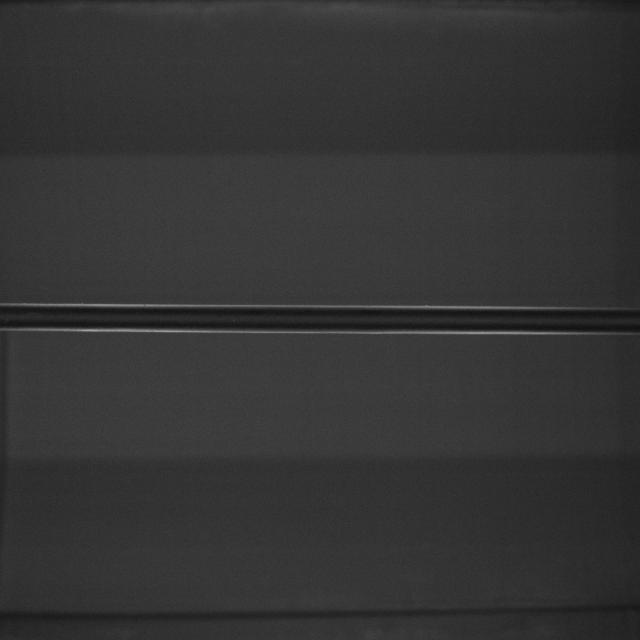
#> input picture aaaa.jpg, 640 x 640 px; its folder holds only this picture in this run
$ python merge.py
#> lines starting #> are read from the running program, lines starting #| are printed output that depends on the picture
import cv2
import numpy as np
import os
import matplotlib.pyplot as plt

files = os.listdir()

jpg_files = []
files = os.listdir()
for file in files:
    if file.endswith(".jpg") or file.endswith(".JPG"):
        jpg_files.append( file)


images = []
for file in jpg_files:
    img = cv2.imread(file, cv2.IMREAD_GRAYSCALE)
#> img is the input picture: shape (640, 640); min 17, max 162, mean 52.4
    height, width = img.shape
#> height = 640; width = 640

    # Calculate crop dimensions
    crop_height = 213
    crop_start = 214
    crop_end = 427

    # Crop the image
    cropped_img = img[crop_start:crop_end, :]
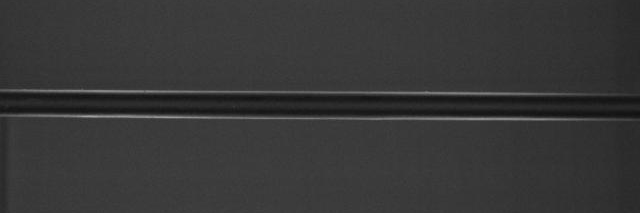
#> cropped_img: shape (213, 640); min 17, max 162, mean 55.2

    cropped_img.shape

    images.append(cropped_img)

padding = [0] *640
images.append(padding)

# Stack the images vertically
stacked_image = np.vstack(images)
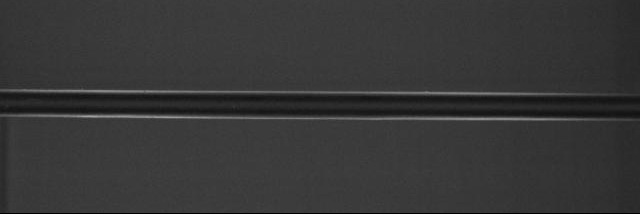
#> stacked_image: shape (214, 640) int64; min 0, max 162, mean 54.9

stacked_image.shape

plt.imshow(stacked_image, cmap='gray')

stacked_image.shape

# Save the stacked image
cv2.imwrite("stacked_image.jpg", stacked_image)


img = cv2.imread('stacked_image.jpg',0)
#> img: shape (214, 640); min 0, max 162, mean 54.9
plt.imshow(img, cmap='gray')
height, width = img.shape
#> height = 214
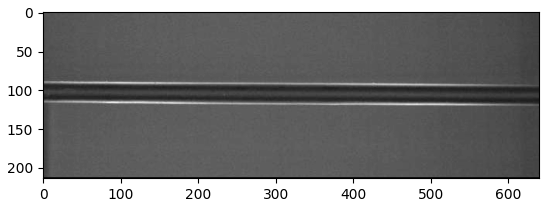
#> figure drawn by matplotlib, 1 panel

$ run again, on aaaa2.jpg
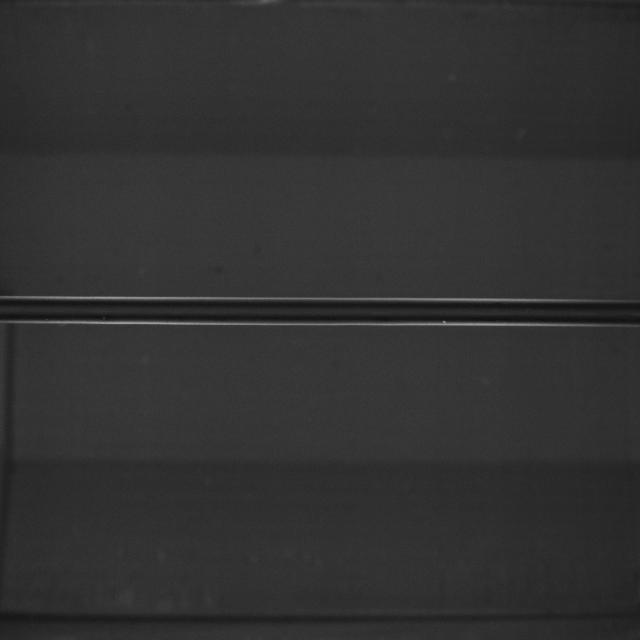
#> input picture aaaa2.jpg, 640 x 640 px
#> img is the input picture: shape (640, 640); min 15, max 162, mean 49.6
#> `cv2.imwrite("stacked_image.jpg", stacked_image)`:
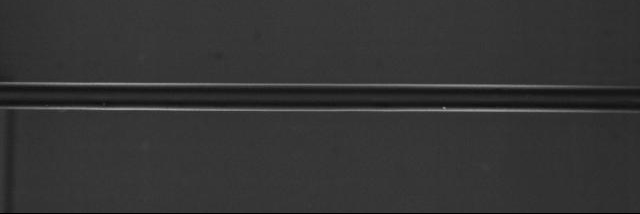
#> saved as stacked_image.jpg: shape (214, 640); min 0, max 162, mean 52.1
#> img: shape (214, 640)
#> `height, width = img.shape`:
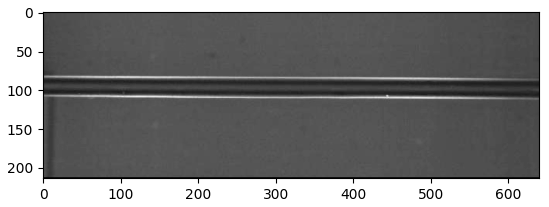
#> figure drawn by matplotlib, 1 panel
